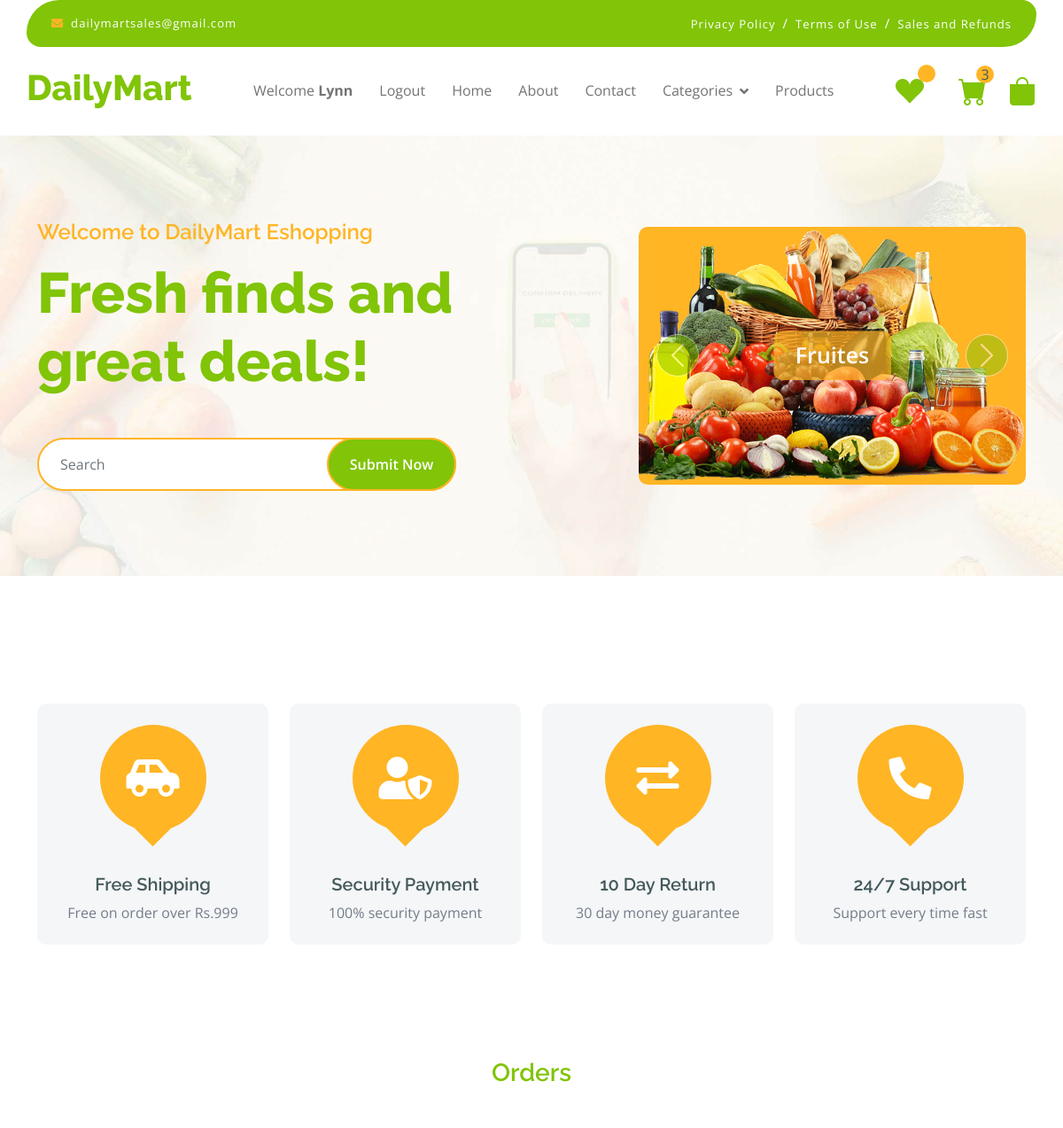
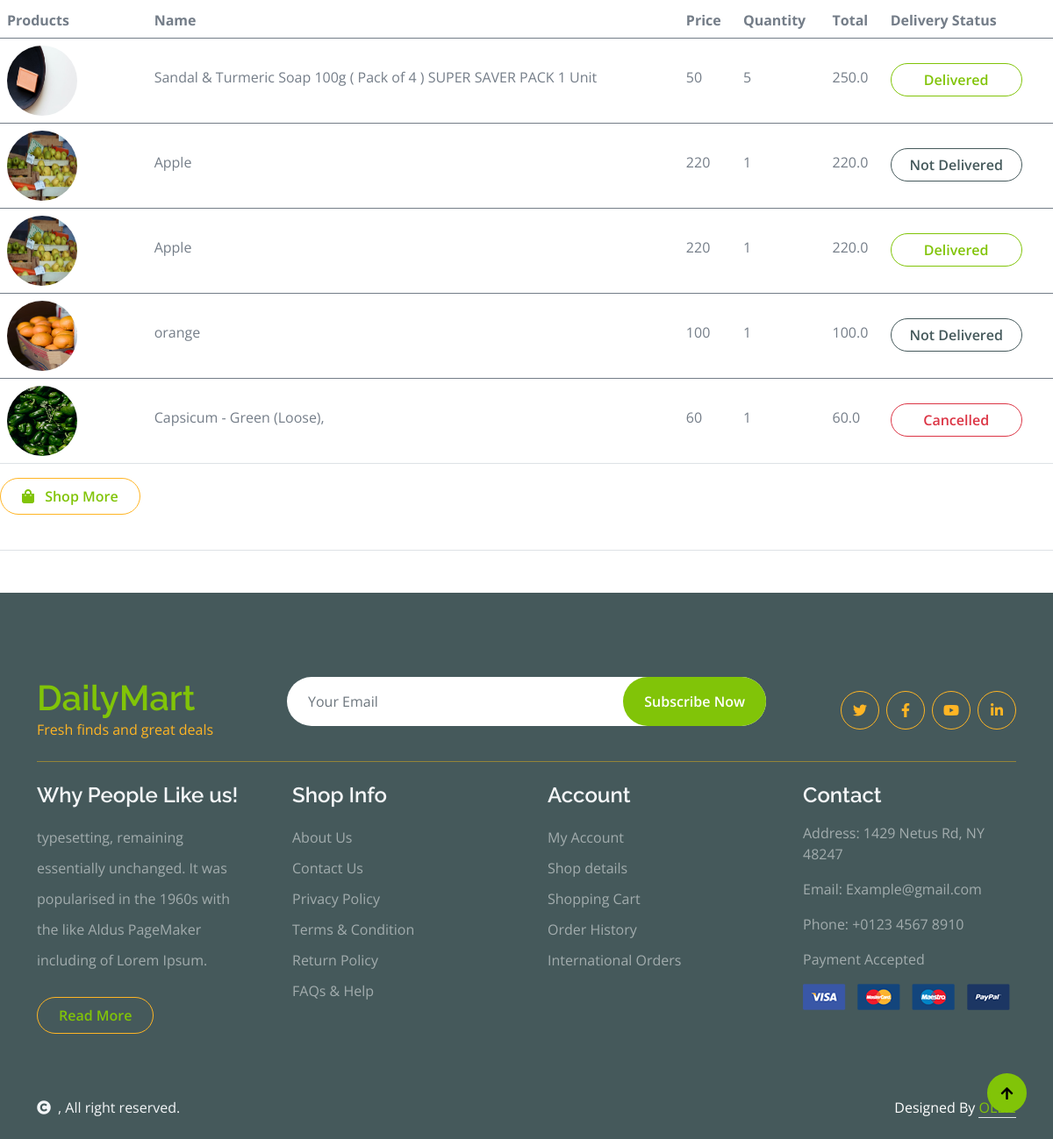
The app's page /myorders (signed in) with its own data (2 pictures, top to bottom).
### Userapp/models.py (models this page shows)
class Order(models.Model):
     Address = models.CharField(max_length=100)
     town = models.CharField(max_length=50)
     Pincode=models.CharField(max_length=9)
     user_id = models.ForeignKey(Registration, on_delete=models.CASCADE)
     cart_id = models.ForeignKey(Cart, on_delete=models.CASCADE,null=True)
     status=models.IntegerField(default=0)

class Cart(models.Model):
     user_id = models.ForeignKey(Registration, on_delete=models.CASCADE)
     product_id = models.ForeignKey(Products, on_delete=models.CASCADE)
     total_amt = models.FloatField()
     quantity = models.IntegerField(null=True)
     status=models.IntegerField(default=0)

### AdminApp/models.py (models this page shows)
class Products(models.Model):
    Product_name=models.CharField(max_length=50)
    Product_category=models.CharField(max_length=50, default='null')
    Product_description=models.CharField(max_length=50)
    Product_price=models.IntegerField(null=True,blank=True)
    Image=models.ImageField(upload_to='image',default='null.jpg')
    status=models.IntegerField(default=0)

### Userapp/views.py (the view)
# urls.py: path('myorders',views.myorders,name='myorders'),
def myorders(request):
    u = request.session.get('u_id')
    data = Order.objects.filter(user_id=u)
    s=Cart.objects.filter(user_id=u,status=0).aggregate(Sum('total_amt'))
    cart = Cart.objects.filter(user_id=u,status=0).count()
    return render (request, 'myorders.html',{'data':data,'s':s,'cart':cart})

### Userapp/templates/myorders.html (shortened to what this page needs)
{% extends 'user.html' %}
{% block contents %}
<div class="row g-4  text-start align-items-center justify-content-center border-bottom py-3">
    <div class="table-responsive">
        <p><h3 class="text-primary mb-5 text-center">Orders</h3></p>
        <table class="table">
            <thead>
              <tr>
                <th scope="col">Products</th>
                <th scope="col">Name</th>
                <th  scope="col">Price</th>
                <th scope="col">Quantity</th>
                <th scope="col">Total</th>
                <th scope="col">Delivery Status</th>
              </tr>
            </thead>
            {% for i in data %}
            <tbody>
                <tr>
                    <th scope="row">
                        <div class="d-flex align-items-center">
                            <img src="{{i.cart_id.product_id.Image.url}}" class="img-fluid me-5 rounded-circle" style="width: 80px; height: 80px;" alt="">
                        </div>
                    </th>
                    <td>
                        <p class="mb-0 mt-4">{{i.cart_id.product_id.Product_name}}</p>
                    </td>
                    <td>
                        <p class="mb-0 mt-4">{{i.cart_id.product_id.Product_price}}</p>
                    </td>
                    <td>
                        <p class="mb-0 mt-4">{{i.cart_id.quantity}}</p>
                    </td>
                    <td>
                        <p class="mb-0 mt-4">{{i.cart_id.total_amt}}</p>
                    </td>
                    {% if i.status == 0 %}
                    <td>
                        <p class="btn border border-dark rounded-pill px-3 text-dark text-center" style="margin-top: 20px;width: 150px;" >Not Delivered</p>
                    </td>
                    {% elif i.status == 1 %}
                    <td>
                        <p class="btn border border-primary rounded-pill px-3 text-primary text-center" style="margin-top: 20px;width: 150px;" >Delivered</p>
                    </td>
                    {% else %}
                    <td>
                        <p class="btn border border-danger rounded-pill px-3 text-danger text-center" style="margin-top: 20px;width: 150px;" >Cancelled</p>
                    </td>
                    {% endif %}
                </tr>
            </tbody>
            {% endfor %}
        </table>
<div>
    <a href="{% url 'categories' %}" class="btn border border-secondary rounded-pill px-4 py-2 mb-4 text-primary"><i class="fa fa-shopping-bag me-2 text-primary"></i> Shop More</a>
</div>
</div>
</div>
{% endblock %}

### Userapp/static/css/style.css (style rules this page uses)
.btn { font-weight: 600; transition: .5s; }
.btn.border-secondary { transition: 0.5s; }

### records on screen
Order: cart_id.product_id.Image (picture), cart_id.product_id.Product_name "Sandal & Turmeric Soap 100g ( Pack of 4 ) SUPER SAVER PACK 1 Unit", cart_id.product_id.Product_price "50", cart_id.quantity "5", cart_id.total_amt "250.0", status "Delivered"
Order: cart_id.product_id.Image (picture), cart_id.product_id.Product_name "Apple", cart_id.product_id.Product_price "220", cart_id.quantity "1", cart_id.total_amt "220.0", status "Not Delivered"
Order: cart_id.product_id.Image (picture), cart_id.product_id.Product_name "Apple", cart_id.product_id.Product_price "220", cart_id.quantity "1", cart_id.total_amt "220.0", status "Delivered"
Order: cart_id.product_id.Image (picture), cart_id.product_id.Product_name "orange", cart_id.product_id.Product_price "100", cart_id.quantity "1", cart_id.total_amt "100.0", status "Not Delivered"
Order: cart_id.product_id.Image (picture), cart_id.product_id.Product_name "Capsicum - Green (Loose),", cart_id.product_id.Product_price "60", cart_id.quantity "1", cart_id.total_amt "60.0", status "Cancelled"

### other values on screen
{{ request.session.username_u }} "Lynn"
{{ cart }} "3"
